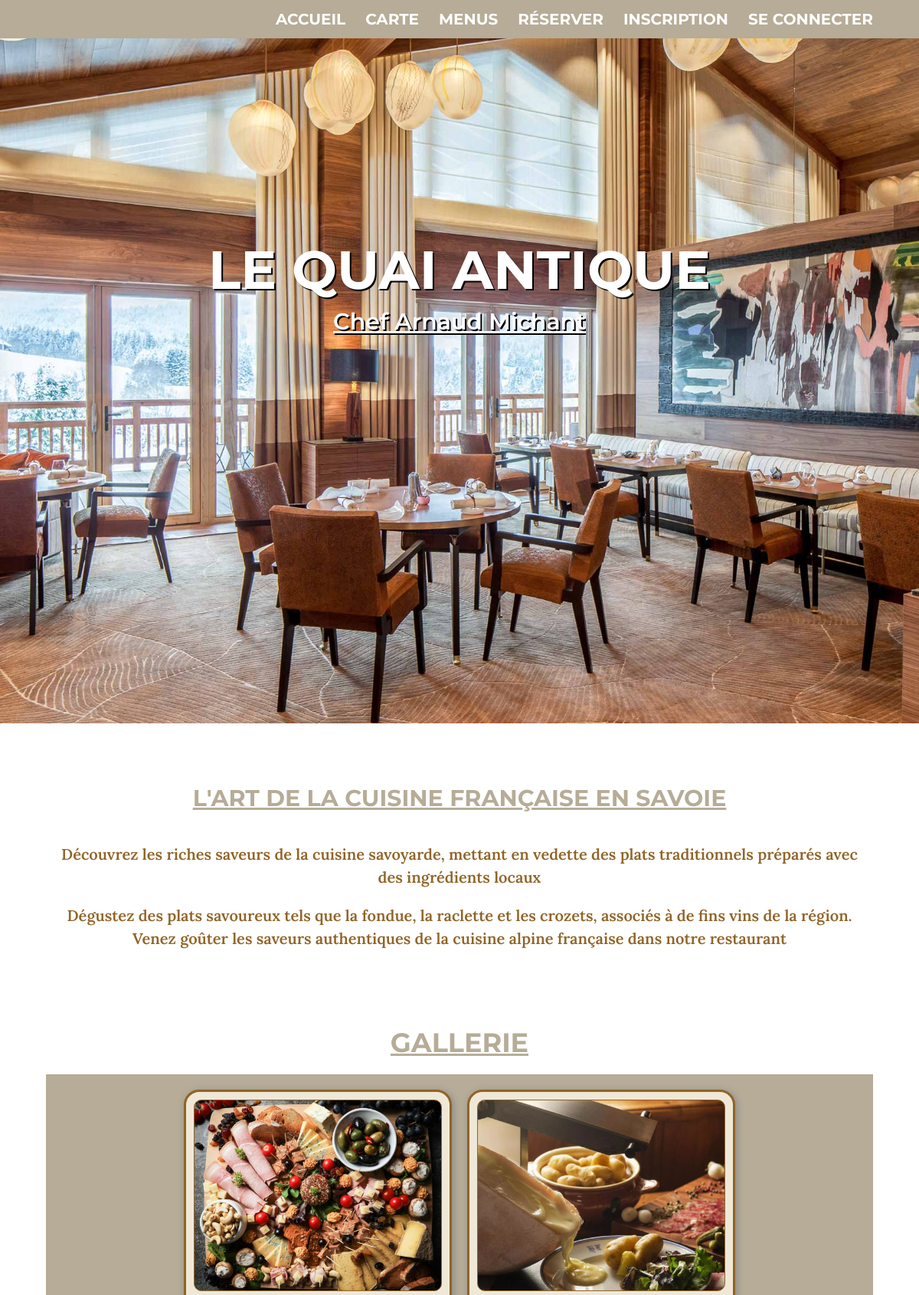
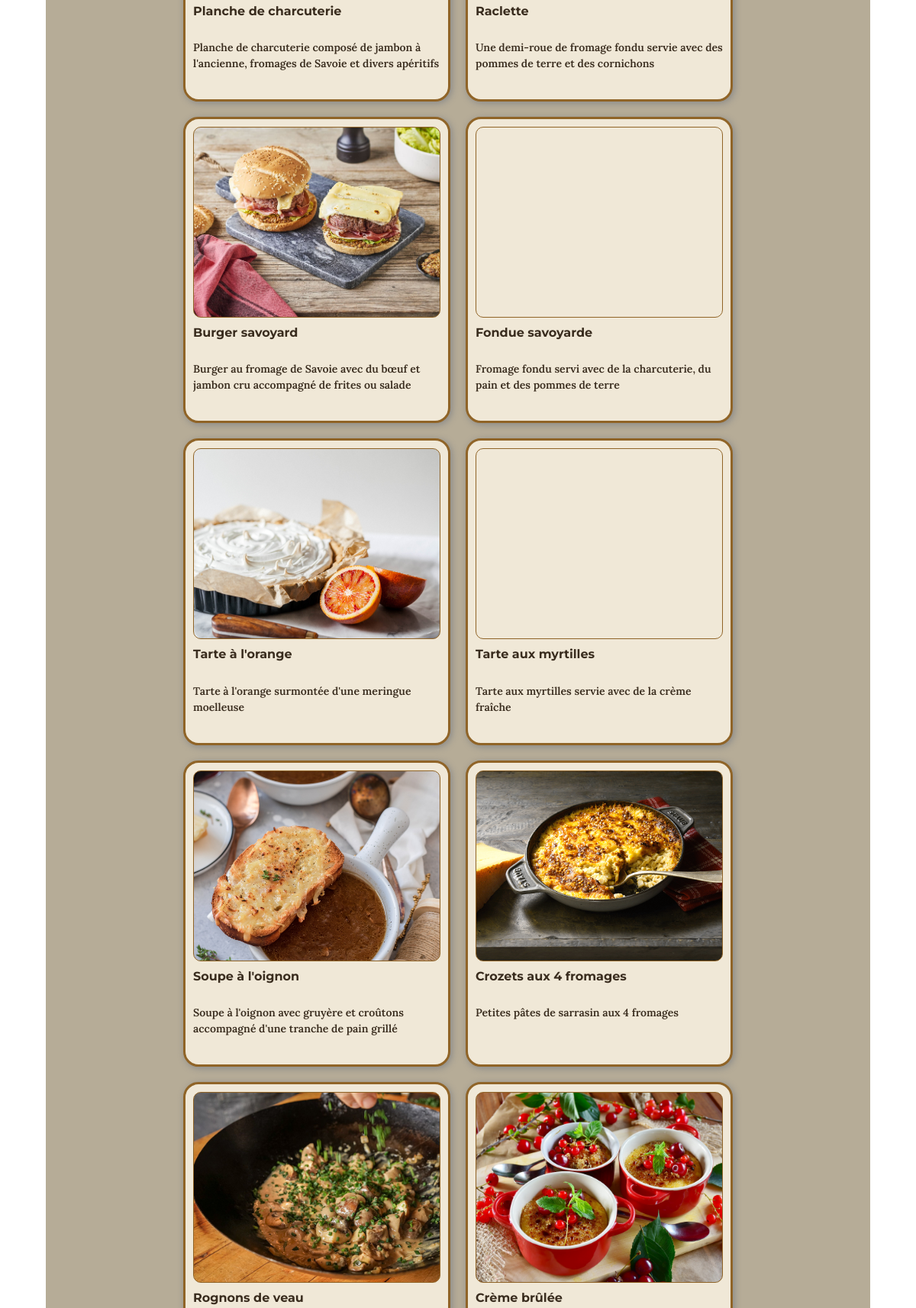
The page /front/src/pages/index.php (upper part) on the database its author committed (2 pictures, top to bottom).
### tables this page shows
CREATE TABLE `gallery` (
  `idGallery` int NOT NULL AUTO_INCREMENT,
  `titleGallery` longtext NOT NULL,
  `descriptionGallery` longtext NOT NULL,
  `imgFullNameGallery` longtext NOT NULL,
  `orderGallery` longtext NOT NULL,
  PRIMARY KEY (`idGallery`)
);

### front/src/component/gallery.php (the view, shortened to what this page needs)
<section class="gallery-links">
  <div class="wrapper">
    <h2>Gallerie</h2>
    <div class="gallery-container">
      <?php
      include_once '../../../includes/dbh.inc.php';
      $sql = "SELECT * FROM gallery ORDER BY orderGallery DESC";
      $stmt = mysqli_stmt_init($conn);
      if (!mysqli_stmt_prepare($stmt, $sql)) {
        echo "Echec à la connexion SQL";
      } else {
        mysqli_stmt_execute($stmt);
        $result = mysqli_stmt_get_result($stmt);
        if(isset($_SESSION['email']) && $_SESSION['email'] == $is_admin) {
          while ($row = mysqli_fetch_assoc($result)) {
                  echo '<a href="javascript:void(0)">
                    <div style="background-image:
                    url(../../../img/gallery/'.$row["imgFullNameGallery"].'" title="'.$row["titleGallery"].'");"></div>
                    <h3>'.$row["titleGallery"].' ('.$row["idGallery"].')</h3>
                    <p>'.$row["descriptionGallery"].'</p>
                    </a>';
          }
        } else {
          while ($row = mysqli_fetch_assoc($result)) {
                  echo '<a href="javascript:void(0)">
                    <div style="background-image:
                    url(../../../img/gallery/'.$row["imgFullNameGallery"].'" title="'.$row["titleGallery"].'");"></div>
                    <h3>'.$row["titleGallery"].'</h3>
                    <p>'.$row["descriptionGallery"].'</p>
                    </a>';
          }
        }
      }
      ?>
    </div>
  </section>

### front/src/templates/header.php (shortened to what this page needs)
<!DOCTYPE html>
<html lang="fr">
  <head>
    <link rel="stylesheet" href="https://cdn.jsdelivr.net/npm/@fortawesome/fontawesome-free@6.1.2/css/fontawesome.min.css">
    <link href="https://cdn.jsdelivr.net/npm/bootstrap@5.2.1/dist/css/bootstrap.min.css" rel="stylesheet">
    <link rel="stylesheet" href="https://cdn.jsdelivr.net/npm/bootstrap-icons@1.9.1/font/bootstrap-icons.css">
    <link href="https://getbootstrap.com/docs/5.2/assets/css/docs.css" rel="stylesheet">
    <link rel="stylesheet" href="../css/style.css">
  </head>
  <body>
    <div class="navbar-box">
      <nav class="navbar navbar-light navbar-expand-lg">
        <div class="container">
          <div class="collapse navbar-collapse" id="navbarSupportedContent">
            <ul class="navbar-nav ms-auto mb-2 mb-lg-0">
              <li class="nav-item">
                <a class="nav-link" href="../pages/index.php">Accueil</a>
              </li>
              <li class="nav-item">
                <a class="nav-link" href="../pages/carte.php">Carte</a>
              </li>
              <li class="nav-item">
                <a class="nav-link" href="../pages/menu.php">Menus</a>
              </li>
              <li class="nav-item">
                <a class="nav-link" href="../pages/booking.php">Réserver</a>
              </li>
              <?php
                if (isset($_SESSION["user_id"])) {
                  if ($is_admin) {
                    echo "<li class='nav-item'><a class='nav-link' href='http://localhost/STUDI/ECF/SiteWeb/front/src/pages/admin.php'>ADMIN</a></li> ";
                  }
                  echo "<li class='nav-item'><a class='nav-link' href='../../../includes/logout.inc.php'>Déconnection</a></li>";
                } else {
                echo "<li class='nav-item'><a class='nav-link' href='../pages/signup.php'>Inscription</a></li> ";
                echo "<li class='nav-item'><a class='nav-link' href='../pages/login.php'>Se connecter </a></li>";
                }
              ?>
            </ul>
          </div>
        </div>
      </nav>
    </div>

### front/src/pages/index.php (shortened to what this page needs)
<?php include_once '../templates/header.php'; ?>
<div class="banner-image">
  <h1>LE QUAI ANTIQUE</h1>
  <h2>Chef  Arnaud  Michant</h2>
</div>
<div class="split"></div>
<div class="presentation-restaurant">
  <h2>L'Art de la cuisine Française en Savoie</h2>
    <p>Découvrez les riches saveurs de la cuisine savoyarde, mettant en vedette des plats traditionnels préparés avec des ingrédients locaux</p>
    <p>Dégustez des plats savoureux tels que la fondue, la raclette et les crozets, associés à de fins vins de la région. Venez goûter les saveurs authentiques de la cuisine alpine française dans notre restaurant</p>
</div>
<div class="split"></div>
<?php include_once '../component/gallery.php'; ?>
<?php include_once '../templates/footer.php'; ?>

### front/src/templates/footer.php (shortened to what this page needs)
  </body>
</html>

### css/style.css (style rules this page uses)
*, body { box-sizing: border-box; scroll-behavior: smooth; overflow-x: hidden; }
h1, h2, h3, h4, h5, h6 { font-family: 'Montserrat', sans-serif; font-weight: 600; }
p { font-family: 'Lora', sans-serif; font-weight: 400; }
.navbar-box { display: inline-block; width: 100%; height: auto; }
.navbar { background-color: #B6AC97; height: 50px; display: flex; align-items: center; justify-content: center; position: absolute; top: 0; left: 0; right: 0; z-index: 1000; }
.nav-link { font-family: 'Montserrat', sans-serif; color: #ffffff; font-weight: bold; font-size: 22px; text-transform: uppercase; text-decoration: none; margin-right: 20px; }
@media only screen and (max-width: 1440px) { .nav-link { font-size: 20px; margin-right: 10px; } }
.banner-image { display: flex; flex-direction: column; align-items: center; justify-content: center; background-image: url(http://localhost/STUDI/ECF/SiteWeb/img/restaurant.jpg); background-size: cover; height: 115vh; min-height: 400px; z-index: -1; }
.banner-image h1 { color: #ffffff; font-size: 140px; font-weight: bold; text-shadow: 2px 2px #000000; text-align: center; margin-top: -350px; }
.banner-image h2 { color: #ffffff; font-size: 50px; text-shadow: 2px 2px #000000; text-align: center; }
.presentation-restaurant { color: #392C1E; text-align: center; padding: 30px 50px; }
.presentation-restaurant h2 { font-family: 'Montserrat', sans-serif; font-size: 45px; font-weight: 700; color: #B6AC97; text-transform: uppercase; padding-bottom: 20px; }
.presentation-restaurant p { font-family: 'Lora', sans-serif; font-size: 20px; font-weight: 600; color: #906427; margin: 20px 20px; }
@media only screen and (max-width: 1920px) { .banner-image h1 { font-size: 80px; margin-top: -200px; } }
@media only screen and (max-width: 1920px) { .banner-image h2 { font-size: 40px; } }
@media only screen and (max-width: 1920px) { .presentation-restaurant h2 { font-size: 40px; } }
@media only screen and (max-width: 1920px) { .presentation-restaurant p { font-size: 20px; } }
@media only screen and (max-width: 1440px) { .banner-image h1 { font-size: 70px; margin-top: -200px; } }
@media only screen and (max-width: 1440px) { .banner-image h2 { font-size: 30px; } }
@media only screen and (max-width: 1440px) { .presentation-restaurant h2 { font-size: 30px; } }
@media only screen and (max-width: 1440px) { .presentation-restaurant p { font-size: 20px; } }
.wrapper { display: flex; flex-direction: column; align-items: center; }
.gallery-links { margin: 0 60px; }
.gallery-links h2 { display: flex; font-size: 45px; font-weight: 700; color: #B6AC97; text-transform: uppercase; justify-content: center; }
.gallery-container { display: flex; flex-direction: row; flex-wrap: wrap; justify-content: center; align-content: center; background-color: #B6AC97; padding-bottom: 20px; }
.gallery-container a { display: inline-block; width: 450px; margin: 20px 10px 0; text-decoration: none; background-color: #F0E8D7; color: #392C1E; border: 3px solid #906427; border-radius: 20px; padding: 10px; box-shadow: 2px 2px 10px #888888; }
.gallery-container a div { width: 100%; height: 350px; background-position: center; background-repeat: no-repeat; background-size: cover; border: 1px solid #906427; border-radius: 10px; }
.gallery-container a h3 { font-size: 20px; font-weight: 700; color: #392C1E; padding: 10px 0; }
.gallery-container a p { color: #392C1E; font-weight: 600; padding: 10px 0; }
@media only screen and (max-width: 1920px) { .gallery-container a { width: 400px; } }
@media only screen and (max-width: 1920px) { .gallery-container a div { height: 300px; } }
@media only screen and (max-width: 1920px) { .gallery-container a h3 { font-size: 18px; } }
@media only screen and (max-width: 1920px) { .gallery-container a p { font-size: 16px; } }
@media only screen and (max-width: 1920px) { .gallery-links h2 { font-size: 40px; } }
@media only screen and (max-width: 1440px) { .gallery-container a { width: 350px; } }
@media only screen and (max-width: 1440px) { .gallery-container a div { height: 250px; } }
@media only screen and (max-width: 1440px) { .gallery-container a h3 { font-size: 16px; } }
@media only screen and (max-width: 1440px) { .gallery-container a p { font-size: 14px; } }
@media only screen and (max-width: 1440px) { .gallery-links h2 { font-size: 35px; } }
h2 { text-align: center; font-size: 24px; margin-bottom: 20px; text-decoration: underline; }
.split { height: 50px; }

### rows shown on the page
gallery: imgFullNameGallery (picture), titleGallery "Planche de charcuterie", descriptionGallery "Planche de charcuterie composé de jambon à l'ancienne, fromages de Savoie et divers apéritifs"
gallery: imgFullNameGallery (picture), titleGallery "Raclette", descriptionGallery "Une demi-roue de fromage fondu servie avec des pommes de terre et des cornichons"
gallery: imgFullNameGallery (picture), titleGallery "Burger savoyard", descriptionGallery "Burger au fromage de Savoie avec du bœuf et jambon cru accompagné de frites ou salade"
gallery: titleGallery "Fondue savoyarde", descriptionGallery "Fromage fondu servi avec de la charcuterie, du pain et des pommes de terre"
gallery: imgFullNameGallery (picture), titleGallery "Tarte à l'orange", descriptionGallery "Tarte à l'orange surmontée d'une meringue moelleuse"
gallery: titleGallery "Tarte aux myrtilles", descriptionGallery "Tarte aux myrtilles servie avec de la crème fraîche"
gallery: imgFullNameGallery (picture), titleGallery "Soupe à l'oignon", descriptionGallery "Soupe à l'oignon avec gruyère et croûtons accompagné d'une tranche de pain grillé"
gallery: imgFullNameGallery (picture), titleGallery "Crozets aux 4 fromages", descriptionGallery "Petites pâtes de sarrasin aux 4 fromages"
gallery: imgFullNameGallery (picture), titleGallery "Rognons de veau"
gallery: imgFullNameGallery (picture), titleGallery "Crème brûlée"
